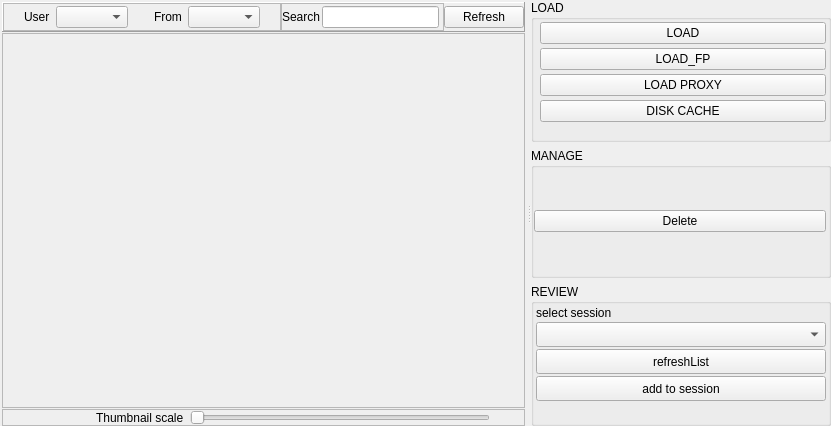
<?xml version="1.0" encoding="UTF-8"?>
<ui version="4.0">
 <class>Form</class>
 <widget class="QWidget" name="Form">
  <property name="geometry">
   <rect>
    <x>0</x>
    <y>0</y>
    <width>831</width>
    <height>426</height>
   </rect>
  </property>
  <property name="windowTitle">
   <string>Form</string>
  </property>
  <layout class="QVBoxLayout" name="verticalLayout">
   <property name="spacing">
    <number>0</number>
   </property>
   <property name="margin">
    <number>0</number>
   </property>
   <item>
    <widget class="QSplitter" name="splitter">
     <property name="orientation">
      <enum>Qt::Horizontal</enum>
     </property>
     <widget class="QWidget" name="widget" native="true">
      <layout class="QVBoxLayout" name="verticalLayout_3">
       <property name="spacing">
        <number>1</number>
       </property>
       <property name="leftMargin">
        <number>2</number>
       </property>
       <property name="topMargin">
        <number>2</number>
       </property>
       <property name="rightMargin">
        <number>2</number>
       </property>
       <property name="bottomMargin">
        <number>0</number>
       </property>
       <item>
        <widget class="QFrame" name="frame">
         <property name="maximumSize">
          <size>
           <width>16777215</width>
           <height>30</height>
          </size>
         </property>
         <property name="acceptDrops">
          <bool>true</bool>
         </property>
         <property name="frameShape">
          <enum>QFrame::Panel</enum>
         </property>
         <property name="frameShadow">
          <enum>QFrame::Raised</enum>
         </property>
         <property name="lineWidth">
          <number>1</number>
         </property>
         <property name="midLineWidth">
          <number>1</number>
         </property>
         <layout class="QGridLayout" name="gridLayout">
          <property name="margin">
           <number>0</number>
          </property>
          <property name="spacing">
           <number>0</number>
          </property>
          <item row="0" column="0">
           <widget class="QFrame" name="frame_4">
            <property name="maximumSize">
             <size>
              <width>500</width>
              <height>200</height>
             </size>
            </property>
            <property name="frameShape">
             <enum>QFrame::StyledPanel</enum>
            </property>
            <property name="frameShadow">
             <enum>QFrame::Raised</enum>
            </property>
            <layout class="QHBoxLayout" name="horizontalLayout">
             <property name="margin">
              <number>0</number>
             </property>
             <item>
              <spacer name="verticalSpacer">
               <property name="orientation">
                <enum>Qt::Vertical</enum>
               </property>
               <property name="sizeType">
                <enum>QSizePolicy::Maximum</enum>
               </property>
               <property name="sizeHint" stdset="0">
                <size>
                 <width>20</width>
                 <height>23</height>
                </size>
               </property>
              </spacer>
             </item>
             <item>
              <widget class="QLabel" name="label_4">
               <property name="maximumSize">
                <size>
                 <width>60</width>
                 <height>16777215</height>
                </size>
               </property>
               <property name="text">
                <string>User</string>
               </property>
               <property name="buddy">
                <cstring>UserComboBox</cstring>
               </property>
              </widget>
             </item>
             <item>
              <widget class="QComboBox" name="UserComboBox">
               <property name="minimumSize">
                <size>
                 <width>0</width>
                 <height>0</height>
                </size>
               </property>
               <property name="maximumSize">
                <size>
                 <width>100</width>
                 <height>16777215</height>
                </size>
               </property>
              </widget>
             </item>
             <item>
              <spacer name="verticalSpacer_3">
               <property name="orientation">
                <enum>Qt::Vertical</enum>
               </property>
               <property name="sizeHint" stdset="0">
                <size>
                 <width>20</width>
                 <height>23</height>
                </size>
               </property>
              </spacer>
             </item>
             <item>
              <widget class="QLabel" name="label_2">
               <property name="maximumSize">
                <size>
                 <width>60</width>
                 <height>16777215</height>
                </size>
               </property>
               <property name="text">
                <string>From</string>
               </property>
               <property name="buddy">
                <cstring>SequComboBox</cstring>
               </property>
              </widget>
             </item>
             <item>
              <widget class="QComboBox" name="SequComboBox">
               <property name="maximumSize">
                <size>
                 <width>100</width>
                 <height>16777215</height>
                </size>
               </property>
              </widget>
             </item>
             <item>
              <spacer name="verticalSpacer_2">
               <property name="orientation">
                <enum>Qt::Vertical</enum>
               </property>
               <property name="sizeHint" stdset="0">
                <size>
                 <width>20</width>
                 <height>23</height>
                </size>
               </property>
              </spacer>
             </item>
            </layout>
           </widget>
          </item>
          <item row="0" column="1">
           <widget class="QFrame" name="frame_2">
            <property name="minimumSize">
             <size>
              <width>10</width>
              <height>0</height>
             </size>
            </property>
            <property name="frameShape">
             <enum>QFrame::StyledPanel</enum>
            </property>
            <property name="frameShadow">
             <enum>QFrame::Raised</enum>
            </property>
            <layout class="QFormLayout" name="formLayout_3">
             <property name="labelAlignment">
              <set>Qt::AlignRight|Qt::AlignTrailing|Qt::AlignVCenter</set>
             </property>
             <property name="formAlignment">
              <set>Qt::AlignRight|Qt::AlignTrailing|Qt::AlignVCenter</set>
             </property>
             <property name="horizontalSpacing">
              <number>2</number>
             </property>
             <property name="verticalSpacing">
              <number>0</number>
             </property>
             <property name="leftMargin">
              <number>0</number>
             </property>
             <property name="topMargin">
              <number>0</number>
             </property>
             <property name="rightMargin">
              <number>4</number>
             </property>
             <property name="bottomMargin">
              <number>0</number>
             </property>
             <item row="2" column="1">
              <widget class="QLineEdit" name="lineEdit">
               <property name="minimumSize">
                <size>
                 <width>100</width>
                 <height>0</height>
                </size>
               </property>
               <property name="maximumSize">
                <size>
                 <width>120</width>
                 <height>16777215</height>
                </size>
               </property>
               <property name="alignment">
                <set>Qt::AlignRight|Qt::AlignTrailing|Qt::AlignVCenter</set>
               </property>
              </widget>
             </item>
             <item row="2" column="0">
              <widget class="QLabel" name="label_3">
               <property name="text">
                <string>Search</string>
               </property>
               <property name="buddy">
                <cstring>lineEdit</cstring>
               </property>
              </widget>
             </item>
            </layout>
           </widget>
          </item>
          <item row="0" column="2">
           <widget class="QPushButton" name="refreshCombosPB">
            <property name="text">
             <string>Refresh</string>
            </property>
           </widget>
          </item>
         </layout>
        </widget>
       </item>
       <item>
        <widget class="QScrollArea" name="scrollArea">
         <property name="styleSheet">
          <string notr="true"/>
         </property>
         <property name="widgetResizable">
          <bool>true</bool>
         </property>
         <widget class="QWidget" name="scrollAreaWidgetContents">
          <property name="geometry">
           <rect>
            <x>0</x>
            <y>0</y>
            <width>520</width>
            <height>369</height>
           </rect>
          </property>
          <layout class="QGridLayout" name="gridLayout_2">
           <property name="horizontalSpacing">
            <number>4</number>
           </property>
           <property name="verticalSpacing">
            <number>0</number>
           </property>
           <property name="margin">
            <number>2</number>
           </property>
          </layout>
         </widget>
        </widget>
       </item>
       <item>
        <widget class="QFrame" name="frame_3">
         <property name="frameShape">
          <enum>QFrame::StyledPanel</enum>
         </property>
         <property name="frameShadow">
          <enum>QFrame::Sunken</enum>
         </property>
         <property name="lineWidth">
          <number>4</number>
         </property>
         <layout class="QFormLayout" name="formLayout_2">
          <property name="formAlignment">
           <set>Qt::AlignRight|Qt::AlignTop|Qt::AlignTrailing</set>
          </property>
          <property name="horizontalSpacing">
           <number>6</number>
          </property>
          <property name="verticalSpacing">
           <number>0</number>
          </property>
          <property name="leftMargin">
           <number>0</number>
          </property>
          <property name="topMargin">
           <number>0</number>
          </property>
          <property name="rightMargin">
           <number>40</number>
          </property>
          <property name="bottomMargin">
           <number>0</number>
          </property>
          <item row="0" column="0">
           <widget class="QLabel" name="label_7">
            <property name="text">
             <string>Thumbnail scale</string>
            </property>
           </widget>
          </item>
          <item row="0" column="1">
           <widget class="QSlider" name="thumbScale">
            <property name="maximumSize">
             <size>
              <width>300</width>
              <height>16777215</height>
             </size>
            </property>
            <property name="orientation">
             <enum>Qt::Horizontal</enum>
            </property>
           </widget>
          </item>
         </layout>
        </widget>
       </item>
      </layout>
     </widget>
     <widget class="QWidget" name="widget_2" native="true">
      <property name="minimumSize">
       <size>
        <width>300</width>
        <height>0</height>
       </size>
      </property>
      <layout class="QVBoxLayout" name="verticalLayout_2">
       <item>
        <widget class="QGroupBox" name="LoadGroupBox">
         <property name="maximumSize">
          <size>
           <width>16777215</width>
           <height>150</height>
          </size>
         </property>
         <property name="title">
          <string>LOAD</string>
         </property>
         <layout class="QVBoxLayout" name="verticalLayout_4">
          <property name="spacing">
           <number>4</number>
          </property>
          <property name="margin">
           <number>2</number>
          </property>
          <item>
           <layout class="QFormLayout" name="formLayout">
            <property name="fieldGrowthPolicy">
             <enum>QFormLayout::AllNonFixedFieldsGrow</enum>
            </property>
            <item row="0" column="1">
             <widget class="QPushButton" name="LoadPushButton">
              <property name="text">
               <string>LOAD</string>
              </property>
              <property name="checkable">
               <bool>false</bool>
              </property>
             </widget>
            </item>
            <item row="1" column="1">
             <widget class="QPushButton" name="LoadFpPushButton">
              <property name="text">
               <string>LOAD_FP</string>
              </property>
             </widget>
            </item>
            <item row="2" column="1">
             <widget class="QPushButton" name="pushButton_2">
              <property name="text">
               <string>LOAD PROXY</string>
              </property>
             </widget>
            </item>
            <item row="3" column="1">
             <widget class="QPushButton" name="DiskCachePushButton">
              <property name="text">
               <string>DISK CACHE</string>
              </property>
             </widget>
            </item>
           </layout>
          </item>
         </layout>
        </widget>
       </item>
       <item>
        <widget class="QGroupBox" name="groupBox_3">
         <property name="maximumSize">
          <size>
           <width>16777215</width>
           <height>130</height>
          </size>
         </property>
         <property name="title">
          <string>MANAGE</string>
         </property>
         <layout class="QVBoxLayout" name="verticalLayout_6">
          <property name="spacing">
           <number>2</number>
          </property>
          <property name="leftMargin">
           <number>0</number>
          </property>
          <property name="topMargin">
           <number>2</number>
          </property>
          <property name="rightMargin">
           <number>2</number>
          </property>
          <property name="bottomMargin">
           <number>2</number>
          </property>
          <item>
           <widget class="QPushButton" name="DeleteRenderPushButton">
            <property name="text">
             <string>Delete</string>
            </property>
            <property name="checkable">
             <bool>false</bool>
            </property>
           </widget>
          </item>
         </layout>
        </widget>
       </item>
       <item>
        <widget class="QGroupBox" name="groupBox_2">
         <property name="minimumSize">
          <size>
           <width>0</width>
           <height>0</height>
          </size>
         </property>
         <property name="maximumSize">
          <size>
           <width>16777215</width>
           <height>150</height>
          </size>
         </property>
         <property name="title">
          <string>REVIEW</string>
         </property>
         <layout class="QVBoxLayout" name="verticalLayout_5">
          <property name="spacing">
           <number>2</number>
          </property>
          <property name="margin">
           <number>2</number>
          </property>
          <item>
           <widget class="QLabel" name="label_6">
            <property name="text">
             <string>select session</string>
            </property>
           </widget>
          </item>
          <item>
           <widget class="QComboBox" name="sessionSelComboBox">
            <property name="minimumSize">
             <size>
              <width>0</width>
              <height>25</height>
             </size>
            </property>
           </widget>
          </item>
          <item>
           <widget class="QPushButton" name="refreshComboPushButton">
            <property name="minimumSize">
             <size>
              <width>0</width>
              <height>25</height>
             </size>
            </property>
            <property name="text">
             <string>refreshList</string>
            </property>
           </widget>
          </item>
          <item>
           <widget class="QPushButton" name="pushButton">
            <property name="sizePolicy">
             <sizepolicy hsizetype="Preferred" vsizetype="Fixed">
              <horstretch>0</horstretch>
              <verstretch>0</verstretch>
             </sizepolicy>
            </property>
            <property name="minimumSize">
             <size>
              <width>0</width>
              <height>25</height>
             </size>
            </property>
            <property name="text">
             <string>add to session</string>
            </property>
           </widget>
          </item>
          <item>
           <spacer name="horizontalSpacer">
            <property name="orientation">
             <enum>Qt::Horizontal</enum>
            </property>
            <property name="sizeHint" stdset="0">
             <size>
              <width>40</width>
              <height>20</height>
             </size>
            </property>
           </spacer>
          </item>
         </layout>
        </widget>
       </item>
      </layout>
     </widget>
    </widget>
   </item>
  </layout>
 </widget>
 <resources/>
 <connections>
  <connection>
   <sender>LoadPushButton</sender>
   <signal>clicked()</signal>
   <receiver>Form</receiver>
   <slot>Load()</slot>
   <hints>
    <hint type="sourcelabel">
     <x>1235</x>
     <y>48</y>
    </hint>
    <hint type="destinationlabel">
     <x>604</x>
     <y>151</y>
    </hint>
   </hints>
  </connection>
  <connection>
   <sender>refreshComboPushButton</sender>
   <signal>clicked()</signal>
   <receiver>Form</receiver>
   <slot>refreshCal()</slot>
   <hints>
    <hint type="sourcelabel">
     <x>1236</x>
     <y>228</y>
    </hint>
    <hint type="destinationlabel">
     <x>624</x>
     <y>212</y>
    </hint>
   </hints>
  </connection>
  <connection>
   <sender>DeleteRenderPushButton</sender>
   <signal>clicked()</signal>
   <receiver>Form</receiver>
   <slot>DeleteDaily()</slot>
   <hints>
    <hint type="sourcelabel">
     <x>679</x>
     <y>226</y>
    </hint>
    <hint type="destinationlabel">
     <x>415</x>
     <y>212</y>
    </hint>
   </hints>
  </connection>
 </connections>
 <slots>
  <slot>Load()</slot>
  <slot>refreshCal()</slot>
  <slot>DeleteDaily()</slot>
 </slots>
</ui>
